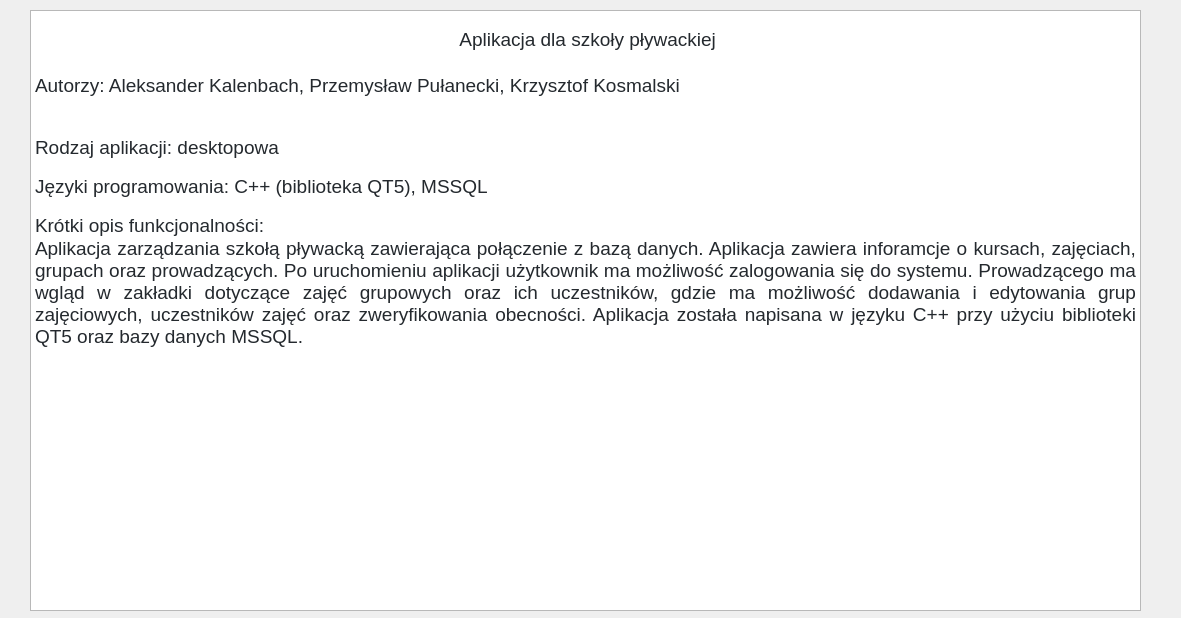
<?xml version="1.0" encoding="UTF-8"?>
<ui version="4.0">
 <class>StartView</class>
 <widget class="QWidget" name="StartView">
  <property name="windowModality">
   <enum>Qt::ApplicationModal</enum>
  </property>
  <property name="geometry">
   <rect>
    <x>0</x>
    <y>0</y>
    <width>1181</width>
    <height>618</height>
   </rect>
  </property>
  <property name="windowTitle">
   <string>Form</string>
  </property>
  <widget class="QTextBrowser" name="textBrowser">
   <property name="geometry">
    <rect>
     <x>30</x>
     <y>10</y>
     <width>1111</width>
     <height>601</height>
    </rect>
   </property>
   <property name="html">
    <string>&lt;!DOCTYPE HTML PUBLIC &quot;-//W3C//DTD HTML 4.0//EN&quot; &quot;http://www.w3.org/TR/REC-html40/strict.dtd&quot;&gt;
&lt;html&gt;&lt;head&gt;&lt;meta name=&quot;qrichtext&quot; content=&quot;1&quot; /&gt;&lt;style type=&quot;text/css&quot;&gt;
p, li { white-space: pre-wrap; }
&lt;/style&gt;&lt;/head&gt;&lt;body style=&quot; font-family:'MS Shell Dlg 2'; font-size:8.25pt; font-weight:400; font-style:normal;&quot;&gt;
&lt;p style=&quot;-qt-paragraph-type:empty; margin-top:0px; margin-bottom:0px; margin-left:0px; margin-right:0px; -qt-block-indent:0; text-indent:0px; font-size:8pt;&quot;&gt;&lt;br /&gt;&lt;/p&gt;
&lt;p align=&quot;center&quot; style=&quot; margin-top:0px; margin-bottom:0px; margin-left:0px; margin-right:0px; -qt-block-indent:0; text-indent:0px; background-color:#ffffff;&quot;&gt;&lt;span style=&quot; font-family:'-apple-system','BlinkMacSystemFont','Segoe UI','Helvetica','Arial','sans-serif','Apple Color Emoji','Segoe UI Emoji'; font-size:14pt; color:#24292e; background-color:#ffffff;&quot;&gt; Aplikacja dla szkoły pływackiej&lt;/span&gt;&lt;/p&gt;
&lt;p style=&quot;-qt-paragraph-type:empty; margin-top:0px; margin-bottom:0px; margin-left:0px; margin-right:0px; -qt-block-indent:0; text-indent:0px; font-family:'-apple-system','BlinkMacSystemFont','Segoe UI','Helvetica','Arial','sans-serif','Apple Color Emoji','Segoe UI Emoji'; font-size:14pt; color:#24292e; background-color:#ffffff;&quot;&gt;&lt;br /&gt;&lt;/p&gt;
&lt;p align=&quot;justify&quot; style=&quot; margin-top:0px; margin-bottom:0px; margin-left:0px; margin-right:0px; -qt-block-indent:0; text-indent:0px; background-color:#ffffff;&quot;&gt;&lt;span style=&quot; font-family:'-apple-system','BlinkMacSystemFont','Segoe UI','Helvetica','Arial','sans-serif','Apple Color Emoji','Segoe UI Emoji'; font-size:14pt; color:#24292e; background-color:#ffffff;&quot;&gt;Autorzy: Aleksander Kalenbach, Przemysław Pułanecki, Krzysztof Kosmalski&lt;/span&gt;&lt;/p&gt;
&lt;p align=&quot;justify&quot; style=&quot;-qt-paragraph-type:empty; margin-top:0px; margin-bottom:16px; margin-left:0px; margin-right:0px; -qt-block-indent:0; text-indent:0px; font-size:14pt; background-color:#ffffff;&quot;&gt;&lt;br /&gt;&lt;/p&gt;
&lt;p align=&quot;justify&quot; style=&quot; margin-top:0px; margin-bottom:16px; margin-left:0px; margin-right:0px; -qt-block-indent:0; text-indent:0px; background-color:#ffffff;&quot;&gt;&lt;span style=&quot; font-family:'-apple-system','BlinkMacSystemFont','Segoe UI','Helvetica','Arial','sans-serif','Apple Color Emoji','Segoe UI Emoji'; font-size:14pt; color:#24292e; background-color:#ffffff;&quot;&gt;Rodzaj aplikacji: desktopowa&lt;/span&gt;&lt;/p&gt;
&lt;p align=&quot;justify&quot; style=&quot; margin-top:0px; margin-bottom:16px; margin-left:0px; margin-right:0px; -qt-block-indent:0; text-indent:0px; background-color:#ffffff;&quot;&gt;&lt;span style=&quot; font-family:'-apple-system','BlinkMacSystemFont','Segoe UI','Helvetica','Arial','sans-serif','Apple Color Emoji','Segoe UI Emoji'; font-size:14pt; color:#24292e; background-color:#ffffff;&quot;&gt;Języki programowania: C++ (biblioteka QT5), MSSQL&lt;/span&gt;&lt;/p&gt;
&lt;p align=&quot;justify&quot; style=&quot; margin-top:0px; margin-bottom:0px; margin-left:0px; margin-right:0px; -qt-block-indent:0; text-indent:0px; background-color:#ffffff;&quot;&gt;&lt;span style=&quot; font-family:'-apple-system','BlinkMacSystemFont','Segoe UI','Helvetica','Arial','sans-serif','Apple Color Emoji','Segoe UI Emoji'; font-size:14pt; color:#24292e; background-color:#ffffff;&quot;&gt;Krótki opis funkcjonalności:&lt;/span&gt;&lt;/p&gt;
&lt;p align=&quot;justify&quot; style=&quot; margin-top:0px; margin-bottom:0px; margin-left:0px; margin-right:0px; -qt-block-indent:0; text-indent:0px; background-color:#ffffff;&quot;&gt;&lt;span style=&quot; font-family:'-apple-system','BlinkMacSystemFont','Segoe UI','Helvetica','Arial','sans-serif','Apple Color Emoji','Segoe UI Emoji'; font-size:14pt; color:#24292e; background-color:#ffffff;&quot;&gt;Aplikacja zarządzania szkołą pływacką zawierająca połączenie z bazą danych. Aplikacja zawiera inforamcje o kursach, zajęciach, grupach oraz prowadzących. Po uruchomieniu aplikacji użytkownik ma możliwość zalogowania się do systemu. Prowadzącego ma wgląd w zakładki dotyczące zajęć grupowych oraz ich uczestników, gdzie ma możliwość dodawania i edytowania grup zajęciowych, uczestników zajęć oraz zweryfikowania obecności. Aplikacja została napisana w języku C++ przy użyciu biblioteki QT5 oraz bazy danych MSSQL.&lt;/span&gt;&lt;/p&gt;
&lt;p style=&quot; margin-top:0px; margin-bottom:0px; margin-left:0px; margin-right:0px; -qt-block-indent:0; text-indent:0px; background-color:#ffffff;&quot;&gt;                        &lt;img src=&quot;:/icon/swimmer.png&quot; /&gt;&lt;/p&gt;
&lt;p align=&quot;justify&quot; style=&quot;-qt-paragraph-type:empty; margin-top:0px; margin-bottom:0px; margin-left:0px; margin-right:0px; -qt-block-indent:0; text-indent:0px; font-family:'-apple-system','BlinkMacSystemFont','Segoe UI','Helvetica','Arial','sans-serif','Apple Color Emoji','Segoe UI Emoji'; font-size:14pt; color:#24292e; background-color:#ffffff;&quot;&gt;&lt;br /&gt;&lt;/p&gt;
&lt;p style=&quot;-qt-paragraph-type:empty; margin-top:0px; margin-bottom:0px; margin-left:0px; margin-right:0px; -qt-block-indent:0; text-indent:0px; font-family:'-apple-system','BlinkMacSystemFont','Segoe UI','Helvetica','Arial','sans-serif','Apple Color Emoji','Segoe UI Emoji'; font-size:14pt; color:#24292e; background-color:#ffffff;&quot;&gt;&lt;br /&gt;&lt;/p&gt;
&lt;p align=&quot;center&quot; style=&quot;-qt-paragraph-type:empty; margin-top:0px; margin-bottom:0px; margin-left:0px; margin-right:0px; -qt-block-indent:0; text-indent:0px; background-color:#ffffff;&quot;&gt;&lt;br /&gt;&lt;/p&gt;&lt;/body&gt;&lt;/html&gt;</string>
   </property>
  </widget>
 </widget>
 <resources/>
 <connections/>
</ui>
